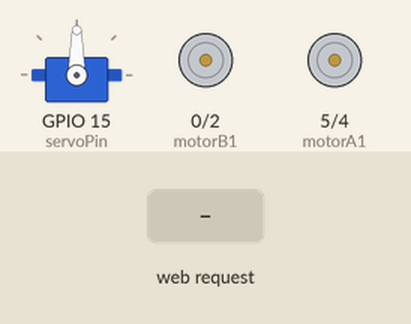
A sketch run on a simulated ESP8266 (NodeMCU). On the bench: servo, motor-driver pin pairs drawn as motors (green arrow = first pin HIGH = forward, orange = second pin HIGH = backward, longer = more drive). Inputs (shaded band) come from the test bench. WiFi joins after 1.5 s; servers stay silent unless stated; what the sketch prints to the serial monitor is not drawn.

Above: at 2.7 s.
2.8 s: HTTP request GET /avancer received
At 3.1 s:
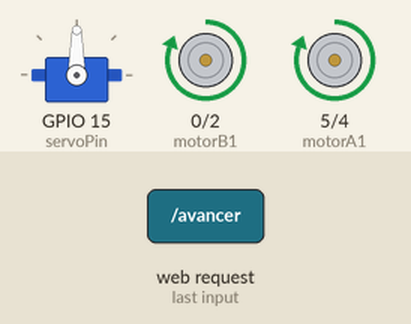
4.3 s: HTTP request GET /reculer received
At 5.5 s:
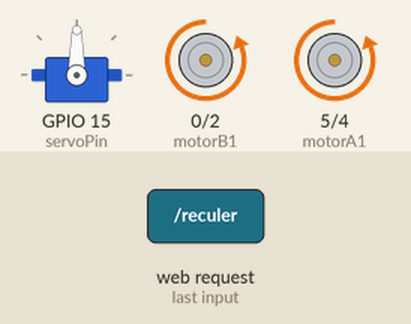
5.8 s: HTTP request GET /gauche received
At 6.6 s:
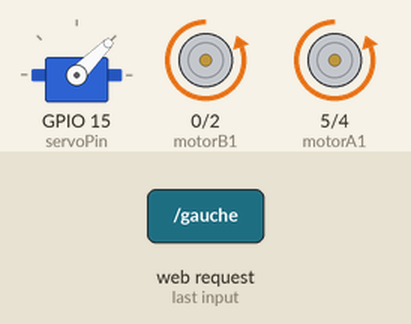
7.3 s: HTTP request GET /droite received
At 7.8 s:
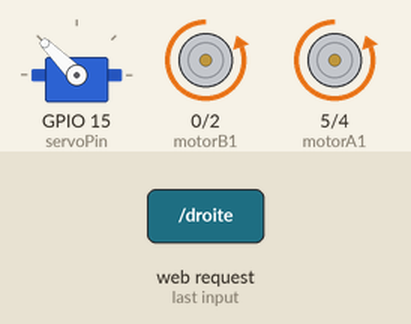
8.8 s: HTTP request GET /avancer?val=1 received
At 10.0 s:
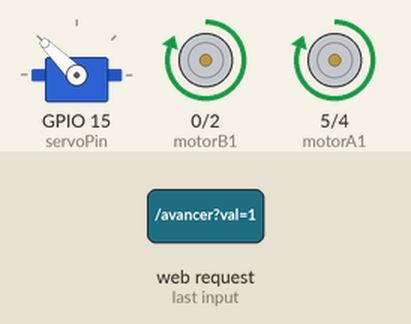
10.3 s: HTTP request GET /gauche?val=1 received
At 11.2 s:
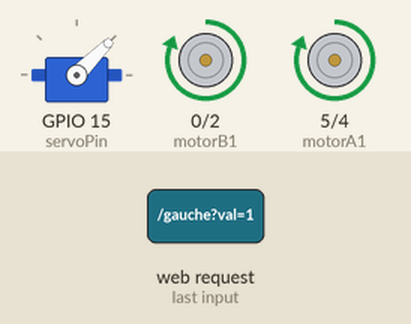
Timing chart, 0 to 12.8 s (numbered marks = the images above; inputs shaded):
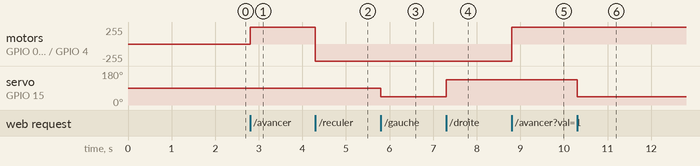

The sketch:

projet-voiture-code.ino
```cpp
#include <ESP8266WiFi.h>
#include <ESP8266WebServer.h>
#include <Servo.h>

// === WiFi ===
const char* ssid = "cielatd1";
const char* password = "atdd1ciel";

// === Moteurs L293D ===
const int motorA1 = 5;
const int motorA2 = 4;
const int motorB1 = 0;
const int motorB2 = 2;

// === Servo ===
Servo directionServo;
const int servoPin = 15;
const int angleCentre = 90;
const int angleGauche = 45;
const int angleDroite = 135;

// === PWM vitesse ===
int vitesse = 255;  // 0-255

// === Serveur web ===
ESP8266WebServer server(80);

// === Fonctions moteurs ===
void avancer() {
  analogWrite(motorA1, vitesse);
  digitalWrite(motorA2, LOW);
  analogWrite(motorB1, vitesse);
  digitalWrite(motorB2, LOW);
  Serial.println("Avance");
}

void reculer() {
  digitalWrite(motorA1, LOW);
  analogWrite(motorA2, vitesse);
  digitalWrite(motorB1, LOW);
  analogWrite(motorB2, vitesse);
  Serial.println("Recule");
}

void arreter() {
  digitalWrite(motorA1, LOW);
  digitalWrite(motorA2, LOW);
  digitalWrite(motorB1, LOW);
  digitalWrite(motorB2, LOW);
  directionServo.write(angleCentre);
  Serial.println("Arrêt");
}

void tournerGauche() {
  directionServo.write(angleGauche);
  Serial.println("Gauche");
}

void tournerDroite() {
  directionServo.write(angleDroite);
  Serial.println("Droite");
}

// === Page web moderne ===
void handleRoot() {
  String page = R"rawliteral(
  <!DOCTYPE html>
  <html>
  <head>
    <meta charset="UTF-8">
    <meta name="viewport" content="width=device-width, initial-scale=1">
    <style>
      body { font-family: Arial; text-align: center; background: #222; color: #fff; margin:0; padding:0; }
      h1 { margin-top: 20px; }
      .button { width: 80px; height: 80px; font-size: 24px; margin: 10px; border-radius: 50%; border:none; color: #fff; }
      .forward { background: #4CAF50; }
      .back { background: #f44336; }
      .left { background: #2196F3; }
      .right { background: #FF9800; }
      .stop { background: #555; }
      #joystick { width: 200px; height: 200px; background: #555; border-radius: 50%; margin: 20px auto; position: relative; touch-action: none; }
      #stick { width: 80px; height: 80px; background: #999; border-radius: 50%; position: absolute; top: 60px; left: 60px; }
      #speedSlider { width: 80%; margin: 20px auto; }
      #status { margin-top: 10px; font-size: 18px; color: #0f0; }
    </style>
  </head>
  <body>
    <h1> Voiture Connecter</h1>

    <h2>Boutons</h2>
    <div>
      <button class="button forward" onclick="send('avancer')">↑</button><br>
      <button class="button left" onclick="send('gauche')">←</button>
      <button class="button stop" onclick="send('stop')">■</button>
      <button class="button right" onclick="send('droite')">→</button><br>
      <button class="button back" onclick="send('reculer')">↓</button>
    </div>

    <h2>Joystick</h2>
    <div id="joystick">
      <div id="stick"></div>
    </div>

    <h2>Vitesse</h2>
    <input type="range" id="speedSlider" min="0" max="255" value="255" oninput="changeSpeed(this.value)">
    <div id="status">Vitesse: 255</div>

    <script>
      function send(cmd) {
        fetch('/' + cmd);
      }

      function changeSpeed(val) {
        fetch('/speed?val=' + val);
        document.getElementById('status').innerHTML = 'Vitesse: ' + val;
      }

      const joystick = document.getElementById("joystick");
      const stick = document.getElementById("stick");
      const centerX = joystick.offsetWidth/2;
      const centerY = joystick.offsetHeight/2;
      let active = false;

      joystick.addEventListener("touchstart", e=>{active=true;}, false);
      joystick.addEventListener("touchend", e=>{active=false; stick.style.left='60px'; stick.style.top='60px'; send('stop');}, false);

      joystick.addEventListener("touchmove", e=>{
        if(!active) return;
        e.preventDefault();
        let touch = e.touches[0];
        let rect = joystick.getBoundingClientRect();
        let x = touch.clientX - rect.left;
        let y = touch.clientY - rect.top;
        let dx = x-centerX;
        let dy = y-centerY;
        let dist = Math.sqrt(dx*dx + dy*dy);
        let angle = Math.atan2(dy, dx);
        let maxDist = 60;
        if(dist>maxDist) dist=maxDist;
        let stickX = centerX + dist*Math.cos(angle)-stick.offsetWidth/2;
        let stickY = centerY + dist*Math.sin(angle)-stick.offsetHeight/2;
        stick.style.left = stickX+'px';
        stick.style.top = stickY+'px';

        if(dy<-30 && Math.abs(dx)<40) send('avancer');
        else if(dy>30 && Math.abs(dx)<40) send('reculer');
        else if(dx<-30 && Math.abs(dy)<40) send('gauche');
        else if(dx>30 && Math.abs(dy)<40) send('droite');
      }, false);
    </script>
  </body>
  </html>
  )rawliteral";

  server.send(200, "text/html; charset=UTF-8", page);
}

// Routes
void setupRoutes() {
  server.on("/", handleRoot);
  server.on("/avancer", []() {
    avancer();
    server.send(200, "text/plain", "Avance");
  });
  server.on("/reculer", []() {
    reculer();
    server.send(200, "text/plain", "Recule");
  });
  server.on("/gauche", []() {
    tournerGauche();
    server.send(200, "text/plain", "Gauche");
  });
  server.on("/droite", []() {
    tournerDroite();
    server.send(200, "text/plain", "Droite");
  });
  server.on("/stop", []() {
    arreter();
    server.send(200, "text/plain", "Stop");
  });
  server.on("/speed", []() {
    if (server.hasArg("val")) {
      vitesse = server.arg("val").toInt();
      server.send(200, "text/plain", "OK");
    } else server.send(400, "text/plain", "Erreur");
  });
}

// === Setup ===
void setup() {
  Serial.begin(115200);
  WiFi.begin(ssid, password);
  Serial.print("Connexion WiFi");
  unsigned long startTime = millis();
  while (WiFi.status() != WL_CONNECTED && millis() - startTime < 10000) {
    delay(500);
    Serial.print(".");
  }
  if (WiFi.status() == WL_CONNECTED) {
    Serial.println("\nConnecté ! IP:");
    Serial.println(WiFi.localIP());
  } else {
    Serial.println("\nÉchec WiFi");
    WiFi.softAP("Voiture_ESP8266", "12345678");
    Serial.println("IP AP: 192.168.4.1");
  }

  pinMode(motorA1, OUTPUT);
  pinMode(motorA2, OUTPUT);
  pinMode(motorB1, OUTPUT);
  pinMode(motorB2, OUTPUT);

  directionServo.attach(servoPin);
  directionServo.write(angleCentre);

  setupRoutes();
  server.begin();
  Serial.println("Serveur web démarré 🚀");
}

void loop() {
  server.handleClient();
}
```

Measured:
- after the input at 2.8 s, motor on GPIO 0 (motorB1) / GPIO 2 (motorB2), motor on GPIO 5 (motorA1) / GPIO 4 (motorA2): stopped → forward 255/255 at once
- after the input at 4.3 s, motor on GPIO 0 (motorB1) / GPIO 2 (motorB2), motor on GPIO 5 (motorA1) / GPIO 4 (motorA2): forward 255/255 → backward 255/255 at once
- after the input at 5.8 s, servo on GPIO 15 (servoPin): 90° → 45° at once
- after the input at 7.3 s, servo on GPIO 15 (servoPin): 45° → 135° at once
- after the input at 8.8 s, motor on GPIO 0 (motorB1) / GPIO 2 (motorB2), motor on GPIO 5 (motorA1) / GPIO 4 (motorA2): backward 255/255 → forward 255/255 at once
- after the input at 10.3 s, servo on GPIO 15 (servoPin): 135° → 45° at once
